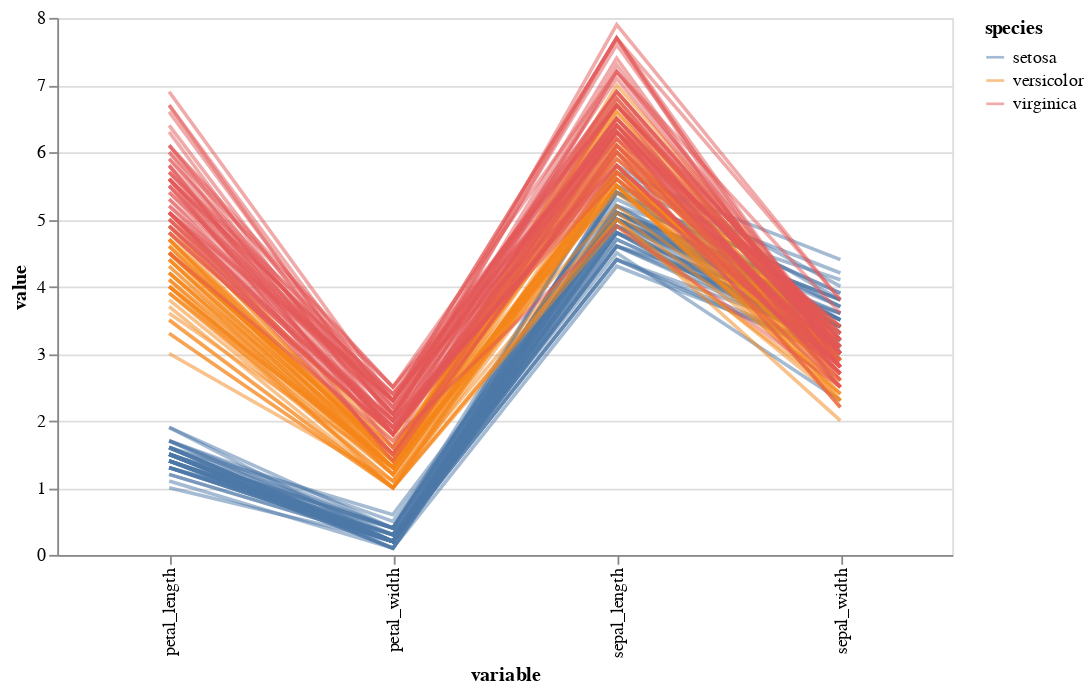

Here is the notebook cell this chart was saved with:
### Code cell
iris_transformed = iris.reset_index().melt(['species', 'index'])
alt.Chart(iris_transformed).mark_line().encode(
    x='variable:N',
    y='value:Q',
    color='species:N',
    detail='index:N',
    opacity=alt.value(0.5),
).properties(width=500)

### Figure 1 — Vega-Lite specification as saved in the notebook (floating-point values rounded to 4 significant figures; data arrays with more than 128 entries replaced by an {"elided": "..."} marker saying what was removed)
{"config": {"view": {"continuousWidth": 400, "continuousHeight": 300}}, "data": {"name": "data-5f8171d31a57fd26b7502648be67a3ef"}, "mark": "line", "encoding": {"color": {"type": "nominal", "field": "species"}, "detail": {"type": "nominal", "field": "index"}, "opacity": {"value": 0.5}, "x": {"type": "nominal", "field": "variable"}, "y": {"type": "quantitative", "field": "value"}}, "width": 500, "$schema": "https://vega.github.io/schema/vega-lite/v4.8.1.json", "datasets": {"data-5f8171d31a57fd26b7502648be67a3ef": {"elided": "600 records"}}}
